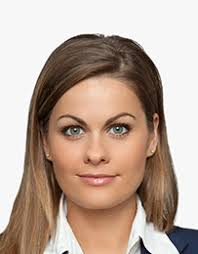
#> input picture images/test.jpg, 198 x 254 px
$ python making_rectangle_on_face_and_eye_single_image.py
#> lines starting #> are read from the running program, lines starting #| are printed output that depends on the picture; after the words box and inside, x2 and y2 are one past the last pixel; in counts of white or black regions, pixels touching at a corner belong together
'''we will use OpenCV's haarcascade (face and eye cascade) to detect  eyes & face
 in the image.'''

#Import necessary libraries
import cv2 as cv
import numpy as np

#Load face cascade and eye cascade
face_cascade = cv.CascadeClassifier("haarcascades/haarcascade_frontalface_default.xml")
eye_cascade = cv.CascadeClassifier("haarcascades/haarcascade_eye.xml")

#Read image as img and convert it to grayscale and store in gray.
img = cv.imread('images/test.jpg')
#> img is the input picture: shape (254, 198, 3); mean B, G, R 152.7, 166.2, 187.2
grayimg = cv.cvtColor(img, cv.COLOR_BGR2GRAY)
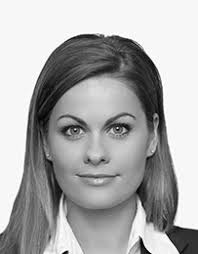
#> grayimg: shape (254, 198); min 1, max 255, mean 170.9

#Detect all faces which is in grayimg.
#scaleFactor: Parameter specifying how much the image size is reduced at each image scale.
#minNeighbors: Parameter specifying how many neighbors each candidate rectangle should have to retain it
#the face x,y w,h list is stored in face list
faces = face_cascade.detectMultiScale(grayimg, 1.3, 5)
#> faces = [[37, 83, 119, 119]]

#Draw a rectangle over the face
for (x,y,w,h) in faces:
    #we draw rectange in Red colour on original image for the face
    cv.rectangle(img,(x,y),(x+w,y+h),(255,0,0),1)

    #roi is region of interest with area having face in it.
    roi_grayimg = grayimg[y:y+h, x:x+w]
    roi_color = img[y:y+h, x:x+w]
    cv.imshow('gray Image',roi_grayimg)
    cv.imshow('color Image',roi_color)

    #Detect eyes in face
    #detection is always in grey image
    eyes = eye_cascade.detectMultiScale(roi_grayimg)

    #we draw rectange in green  colour on original image for the eyes
    for (ex,ey,ew,eh) in eyes:
        cv.rectangle(roi_color,(ex,ey),(ex+ew,ey+eh),(0,255,0),2)
#> this loop made 1 pass
#> (x, y, w, h, eyes) on pass 1: (37, 83, 119, 119, [[64, 28, 33, 33], [18, 30, 33, 33]])
#> pass 1, `roi_grayimg = grayimg[y:y+h, x:x+w]`:
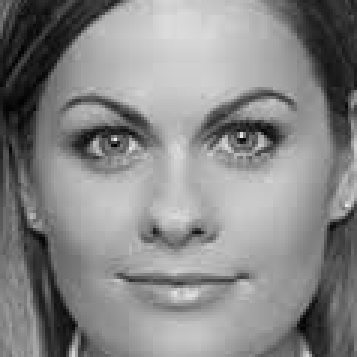
#> roi_grayimg: shape (119, 119) (shown 3 times larger); min 1, max 238, mean 134.8
#> pass 1, `roi_color = img[y:y+h, x:x+w]`:
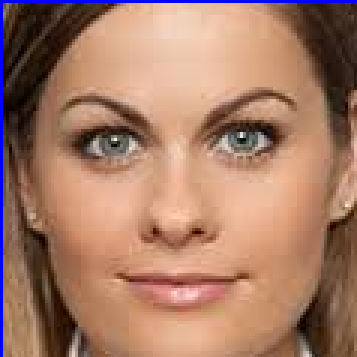
#> roi_color: shape (119, 119, 3) (shown 3 times larger); mean B, G, R 102.4, 123.4, 166
#> after the loop:
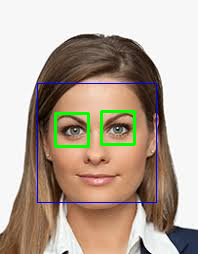
#> img: shape (254, 198, 3); 2.51% of pixels changed, all inside (x1, y1, x2, y2) = (37, 83, 157, 203)
#> after the loop:
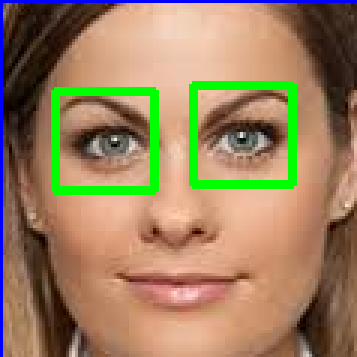
#> roi_color: shape (119, 119, 3) (shown 3 times larger); 5.54% of pixels changed, all inside (x1, y1, x2, y2) = (17, 27, 99, 65)

#final image is displayed
cv.imshow('Image', img)
cv.waitKey(0)
cv.destroyAllWindows()
